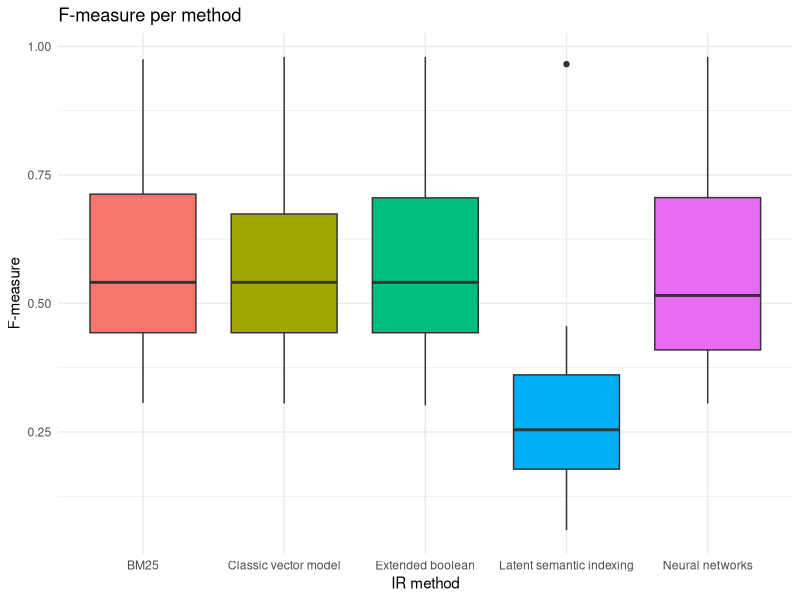
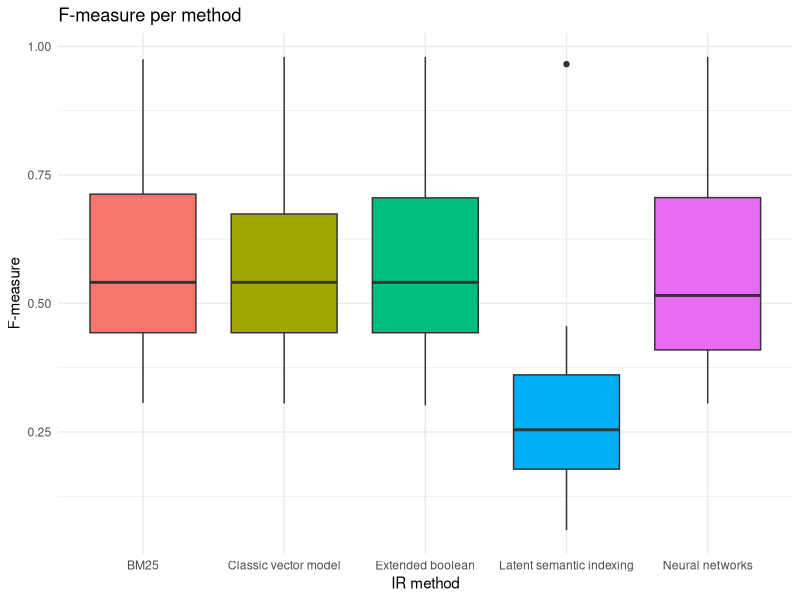

The R script that drew these images, in order:
#loading library
require("ggplot2")

# selecting the current directory
setwd("/home/user/tassiovale/spltrac/experiment/results/")

# read csv file
data <- read.csv("2017-07-31_11h53m_output.csv")

ggplot(data=data, aes(x=method, y=fmeasure, fill=method)) +
    geom_boxplot() +
    theme_minimal() +
    ggtitle("F-measure per method") +
    labs(x="IR method", y="F-measure") +
    scale_fill_discrete(guide=FALSE)

ggsave("2017-07-31_11h53m_fmeasure_chart.eps")